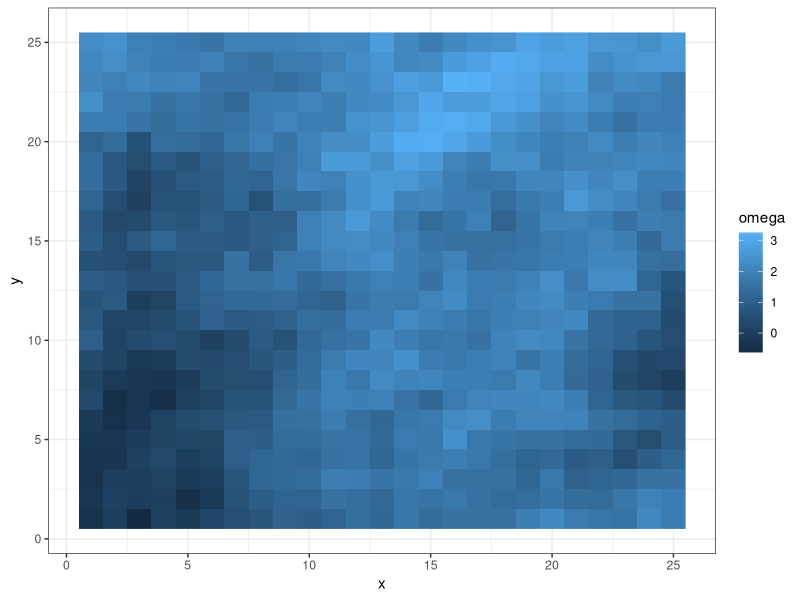

This figure's R source:
library(tidyverse)
library(MASS)

# https://www.jarad.me/teaching/2017/11/08/spatial-data

# Criando o grid
grid = expand.grid(x = 1:25, y = 1:25)
n = nrow(grid)

# Explanatory variables and coefficients
x1 <- rnorm(n) %>% round(2)
x2 <- rnorm(n) %>% round(2)

# Spatial field
distance <- as.matrix(dist(grid))

omega <- MASS::mvrnorm(n     = 1, 
                       mu    = rep(0.5, n), 
                       Sigma = 0.5 * exp(-0.1 * distance))

eta <- x1 + x2 + omega

d <- grid %>% 
  mutate(Y_normal = rnorm(n, eta, sd = 0.1) %>% round(2),
         Y_pois   = rpois(n, exp(eta)),
         trials   = 10,
         Y_binom  = rbinom(n = n, size = trials, prob = 1/(1+exp(-eta))),
         x1       = x1,
         x2       = x2)

ggplot(d %>% mutate(omega=omega), 
       aes(x=x, y=y)) +
  geom_raster(aes(fill = omega)) +
  theme_bw()
